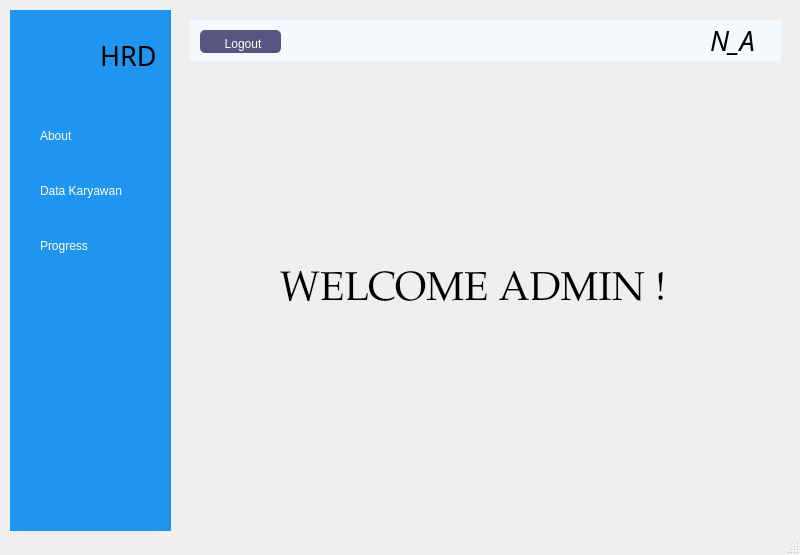
<?xml version="1.0" encoding="UTF-8"?>
<ui version="4.0">
 <class>MainWindow</class>
 <widget class="QMainWindow" name="MainWindow">
  <property name="geometry">
   <rect>
    <x>0</x>
    <y>0</y>
    <width>800</width>
    <height>555</height>
   </rect>
  </property>
  <property name="windowTitle">
   <string>MainWindow</string>
  </property>
  <property name="styleSheet">
   <string notr="true"/>
  </property>
  <widget class="QWidget" name="centralwidget">
   <widget class="QWidget" name="widget" native="true">
    <property name="geometry">
     <rect>
      <x>10</x>
      <y>10</y>
      <width>161</width>
      <height>521</height>
     </rect>
    </property>
    <property name="styleSheet">
     <string notr="true">QWidget{
	background-color:rgb(31, 149, 239);
	border:none;
}

QPushButton {
	color:white;
	text-align:left;
	height:30px;
	border:none;
	padding-left:10px;
	border-top-left-radius:10px;
	border-bottom-left-radius:10px;
}

QPushButton:checked {
	background-color: #F5FAFE;
	color:#1F95EF;
	font-weight:bold;
}</string>
    </property>
    <widget class="QLabel" name="label">
     <property name="geometry">
      <rect>
       <x>10</x>
       <y>10</y>
       <width>71</width>
       <height>71</height>
      </rect>
     </property>
     <property name="text">
      <string/>
     </property>
     <property name="pixmap">
      <pixmap>../../../asus/OneDrive/Gambar/UTS pak opan/OIP-removebg-preview.png</pixmap>
     </property>
     <property name="scaledContents">
      <bool>true</bool>
     </property>
    </widget>
    <widget class="QLabel" name="label_2">
     <property name="geometry">
      <rect>
       <x>90</x>
       <y>10</y>
       <width>81</width>
       <height>71</height>
      </rect>
     </property>
     <property name="font">
      <font>
       <family>OCR A Extended</family>
       <pointsize>20</pointsize>
      </font>
     </property>
     <property name="text">
      <string>HRD</string>
     </property>
    </widget>
    <widget class="QPushButton" name="pushButton">
     <property name="geometry">
      <rect>
       <x>20</x>
       <y>160</y>
       <width>141</width>
       <height>41</height>
      </rect>
     </property>
     <property name="text">
      <string>Data Karyawan</string>
     </property>
     <property name="icon">
      <iconset>
       <normaloff>../../../asus/OneDrive/Gambar/UTS pak opan/user-removebg-preview.png</normaloff>../../../asus/OneDrive/Gambar/UTS pak opan/user-removebg-preview.png</iconset>
     </property>
     <property name="checkable">
      <bool>true</bool>
     </property>
     <property name="autoExclusive">
      <bool>true</bool>
     </property>
    </widget>
    <widget class="QPushButton" name="pushButton_2">
     <property name="geometry">
      <rect>
       <x>20</x>
       <y>210</y>
       <width>141</width>
       <height>51</height>
      </rect>
     </property>
     <property name="text">
      <string>Progress</string>
     </property>
     <property name="icon">
      <iconset>
       <normaloff>../../../asus/OneDrive/Gambar/UTS pak opan/data-removebg-preview.png</normaloff>../../../asus/OneDrive/Gambar/UTS pak opan/data-removebg-preview.png</iconset>
     </property>
     <property name="checkable">
      <bool>true</bool>
     </property>
     <property name="autoExclusive">
      <bool>true</bool>
     </property>
    </widget>
    <widget class="QPushButton" name="pushButton_4">
     <property name="geometry">
      <rect>
       <x>-110</x>
       <y>110</y>
       <width>111</width>
       <height>31</height>
      </rect>
     </property>
     <property name="text">
      <string>PushButton</string>
     </property>
    </widget>
    <widget class="QPushButton" name="pushButton_5">
     <property name="geometry">
      <rect>
       <x>-120</x>
       <y>170</y>
       <width>121</width>
       <height>31</height>
      </rect>
     </property>
     <property name="text">
      <string>PushButton</string>
     </property>
    </widget>
    <widget class="QPushButton" name="pushButton_14">
     <property name="geometry">
      <rect>
       <x>20</x>
       <y>100</y>
       <width>141</width>
       <height>51</height>
      </rect>
     </property>
     <property name="text">
      <string>About</string>
     </property>
     <property name="icon">
      <iconset>
       <normaloff>../../../asus/OneDrive/Gambar/UTS pak opan/png-transparent-black-logo-computer-icons-information-symbol-information-miscellaneous-text-smiley-removebg-preview.png</normaloff>../../../asus/OneDrive/Gambar/UTS pak opan/png-transparent-black-logo-computer-icons-information-symbol-information-miscellaneous-text-smiley-removebg-preview.png</iconset>
     </property>
     <property name="checkable">
      <bool>true</bool>
     </property>
     <property name="autoExclusive">
      <bool>true</bool>
     </property>
    </widget>
   </widget>
   <widget class="QWidget" name="widget_2" native="true">
    <property name="geometry">
     <rect>
      <x>180</x>
      <y>10</y>
      <width>611</width>
      <height>521</height>
     </rect>
    </property>
    <property name="styleSheet">
     <string notr="true"/>
    </property>
    <widget class="QWidget" name="widget_3" native="true">
     <property name="geometry">
      <rect>
       <x>10</x>
       <y>10</y>
       <width>591</width>
       <height>41</height>
      </rect>
     </property>
     <property name="styleSheet">
      <string notr="true">background-color:rgb(245, 250, 254);</string>
     </property>
     <widget class="QPushButton" name="pushButton_3">
      <property name="geometry">
       <rect>
        <x>10</x>
        <y>10</y>
        <width>81</width>
        <height>23</height>
       </rect>
      </property>
      <property name="styleSheet">
       <string notr="true">background-color: qlinergradient(spread:pad, x1:0, y1:0, 505682, x2:1, y2:0.477, stop:0 rgba(11, 131, 120, 219), stop:1 rgba(85,98,112,226));
color : rgb(255, 255, 255);
border-radius:5px;

background-color: qlinergradient(spread:pad, x1:0, y1:0, 505682, x2:1, y2:0.477, stop:0 rgba(11, 123, 111, 219), stop:1 rgba(85,81,84,226));

padding-left:5px;
padding-top:5px;
background-color:rgba(85,85,127);
</string>
      </property>
      <property name="text">
       <string>Logout</string>
      </property>
      <property name="icon">
       <iconset>
        <normaloff>../../../asus/OneDrive/Gambar/UTS pak opan/shutdown-vector-icon-removebg-preview.png</normaloff>../../../asus/OneDrive/Gambar/UTS pak opan/shutdown-vector-icon-removebg-preview.png</iconset>
      </property>
      <property name="iconSize">
       <size>
        <width>30</width>
        <height>25</height>
       </size>
      </property>
      <property name="checkable">
       <bool>true</bool>
      </property>
     </widget>
     <widget class="QLabel" name="label_12">
      <property name="geometry">
       <rect>
        <x>520</x>
        <y>-10</y>
        <width>291</width>
        <height>61</height>
       </rect>
      </property>
      <property name="font">
       <font>
        <family>Palace Script MT</family>
        <pointsize>20</pointsize>
        <italic>true</italic>
       </font>
      </property>
      <property name="text">
       <string>N_A</string>
      </property>
     </widget>
    </widget>
    <widget class="QStackedWidget" name="stackedWidget">
     <property name="geometry">
      <rect>
       <x>0</x>
       <y>60</y>
       <width>601</width>
       <height>451</height>
      </rect>
     </property>
     <property name="currentIndex">
      <number>3</number>
     </property>
     <widget class="QWidget" name="page">
      <widget class="QLabel" name="label_3">
       <property name="geometry">
        <rect>
         <x>10</x>
         <y>10</y>
         <width>81</width>
         <height>31</height>
        </rect>
       </property>
       <property name="font">
        <font>
         <weight>50</weight>
         <bold>false</bold>
        </font>
       </property>
       <property name="text">
        <string>Nama</string>
       </property>
      </widget>
      <widget class="QLineEdit" name="lineEdit_3">
       <property name="geometry">
        <rect>
         <x>50</x>
         <y>30</y>
         <width>113</width>
         <height>20</height>
        </rect>
       </property>
       <property name="styleSheet">
        <string notr="true">background-color:rgba(0, 0, 0, 0);
border:1px solid rgba(0, 0, 0, 0);
border-bottom-color:rgba(46, 82, 101, 255);
color:rgba(255, 255, 255);
padding-bottom:7px;</string>
       </property>
       <property name="placeholderText">
        <string>Nama</string>
       </property>
      </widget>
      <widget class="QLabel" name="label_4">
       <property name="geometry">
        <rect>
         <x>10</x>
         <y>50</y>
         <width>81</width>
         <height>31</height>
        </rect>
       </property>
       <property name="font">
        <font>
         <weight>50</weight>
         <bold>false</bold>
        </font>
       </property>
       <property name="text">
        <string>Alamat</string>
       </property>
      </widget>
      <widget class="QLineEdit" name="lineEdit_2">
       <property name="geometry">
        <rect>
         <x>50</x>
         <y>70</y>
         <width>113</width>
         <height>20</height>
        </rect>
       </property>
       <property name="styleSheet">
        <string notr="true">background-color:rgba(0, 0, 0, 0);
border:1px solid rgba(0, 0, 0, 0);
border-bottom-color:rgba(46, 82, 101, 255);
color:rgba(255, 255, 255);
padding-bottom:7px;</string>
       </property>
       <property name="placeholderText">
        <string>Alamat</string>
       </property>
      </widget>
      <widget class="QTableWidget" name="tableWidget">
       <property name="geometry">
        <rect>
         <x>10</x>
         <y>140</y>
         <width>581</width>
         <height>311</height>
        </rect>
       </property>
       <property name="font">
        <font>
         <weight>50</weight>
         <bold>false</bold>
        </font>
       </property>
       <property name="autoFillBackground">
        <bool>false</bool>
       </property>
       <property name="styleSheet">
        <string notr="true">backgorund-color:black;</string>
       </property>
       <column>
        <property name="text">
         <string>id</string>
        </property>
       </column>
       <column>
        <property name="text">
         <string>Nama</string>
        </property>
       </column>
       <column>
        <property name="text">
         <string>Alamat</string>
        </property>
       </column>
       <column>
        <property name="text">
         <string>Jenis_Kelamin</string>
        </property>
       </column>
       <column>
        <property name="text">
         <string>Jabatan</string>
        </property>
       </column>
       <column>
        <property name="text">
         <string>Status</string>
        </property>
       </column>
      </widget>
      <widget class="QLabel" name="label_6">
       <property name="geometry">
        <rect>
         <x>180</x>
         <y>10</y>
         <width>81</width>
         <height>31</height>
        </rect>
       </property>
       <property name="text">
        <string>Jenis_Kelamin</string>
       </property>
      </widget>
      <widget class="QComboBox" name="comboBox_2">
       <property name="geometry">
        <rect>
         <x>260</x>
         <y>30</y>
         <width>111</width>
         <height>21</height>
        </rect>
       </property>
       <property name="styleSheet">
        <string notr="true"/>
       </property>
       <item>
        <property name="text">
         <string>Laki-Laki</string>
        </property>
       </item>
       <item>
        <property name="text">
         <string>Perempuan</string>
        </property>
       </item>
      </widget>
      <widget class="QLabel" name="label_7">
       <property name="geometry">
        <rect>
         <x>390</x>
         <y>10</y>
         <width>81</width>
         <height>31</height>
        </rect>
       </property>
       <property name="text">
        <string>Jabatan</string>
       </property>
      </widget>
      <widget class="QComboBox" name="comboBox_3">
       <property name="geometry">
        <rect>
         <x>440</x>
         <y>30</y>
         <width>111</width>
         <height>21</height>
        </rect>
       </property>
       <item>
        <property name="text">
         <string>Operator Produksi</string>
        </property>
       </item>
       <item>
        <property name="text">
         <string>Leader Produksi</string>
        </property>
       </item>
       <item>
        <property name="text">
         <string>Administrasi</string>
        </property>
       </item>
       <item>
        <property name="text">
         <string>Front Office</string>
        </property>
       </item>
       <item>
        <property name="text">
         <string>IT Support</string>
        </property>
       </item>
       <item>
        <property name="text">
         <string>Admin IT</string>
        </property>
       </item>
       <item>
        <property name="text">
         <string>Gudang</string>
        </property>
       </item>
       <item>
        <property name="text">
         <string/>
        </property>
       </item>
      </widget>
      <widget class="QLabel" name="label_8">
       <property name="geometry">
        <rect>
         <x>180</x>
         <y>50</y>
         <width>81</width>
         <height>31</height>
        </rect>
       </property>
       <property name="text">
        <string>Status</string>
       </property>
      </widget>
      <widget class="QComboBox" name="comboBox_4">
       <property name="geometry">
        <rect>
         <x>260</x>
         <y>70</y>
         <width>111</width>
         <height>21</height>
        </rect>
       </property>
       <item>
        <property name="text">
         <string>Menikah</string>
        </property>
       </item>
       <item>
        <property name="text">
         <string>Lajang</string>
        </property>
       </item>
       <item>
        <property name="text">
         <string>Cerai</string>
        </property>
       </item>
      </widget>
      <widget class="QPushButton" name="pushButton_7">
       <property name="geometry">
        <rect>
         <x>10</x>
         <y>110</y>
         <width>91</width>
         <height>23</height>
        </rect>
       </property>
       <property name="font">
        <font>
         <weight>50</weight>
         <bold>false</bold>
        </font>
       </property>
       <property name="styleSheet">
        <string notr="true">background-color: qlinergradient(spread:pad, x1:0, y1:0, 505682, x2:1, y2:0.477, stop:0 rgba(11, 131, 120, 219), stop:1 rgba(85,98,112,226));
color : rgb(255, 255, 255);
border-radius:5px;

background-color: qlinergradient(spread:pad, x1:0, y1:0, 505682, x2:1, y2:0.477, stop:0 rgba(11, 123, 111, 219), stop:1 rgba(85,81,84,226));

padding-left:5px;
padding-top:5px;
background-color:rgba(150, 123, 111, 255);
</string>
       </property>
       <property name="text">
        <string>Tambahkan</string>
       </property>
       <property name="icon">
        <iconset>
         <normaloff>../../../asus/OneDrive/Gambar/UTS pak opan/tambah-removebg-preview.png</normaloff>../../../asus/OneDrive/Gambar/UTS pak opan/tambah-removebg-preview.png</iconset>
       </property>
      </widget>
      <widget class="QPushButton" name="pushButton_8">
       <property name="geometry">
        <rect>
         <x>110</x>
         <y>110</y>
         <width>91</width>
         <height>23</height>
        </rect>
       </property>
       <property name="font">
        <font>
         <weight>50</weight>
         <bold>false</bold>
        </font>
       </property>
       <property name="styleSheet">
        <string notr="true">background-color: qlinergradient(spread:pad, x1:0, y1:0, 505682, x2:1, y2:0.477, stop:0 rgba(11, 131, 120, 219), stop:1 rgba(85,98,112,226));
color : rgb(255, 255, 255);
border-radius:5px;

background-color: qlinergradient(spread:pad, x1:0, y1:0, 505682, x2:1, y2:0.477, stop:0 rgba(11, 123, 111, 219), stop:1 rgba(85,81,84,226));

padding-left:5px;
padding-top:5px;
background-color:rgba(150, 123, 111, 255);
</string>
       </property>
       <property name="text">
        <string>Edit</string>
       </property>
       <property name="icon">
        <iconset>
         <normaloff>../../../asus/OneDrive/Gambar/UTS pak opan/edit-removebg-preview.png</normaloff>../../../asus/OneDrive/Gambar/UTS pak opan/edit-removebg-preview.png</iconset>
       </property>
      </widget>
      <widget class="QPushButton" name="pushButton_9">
       <property name="geometry">
        <rect>
         <x>210</x>
         <y>110</y>
         <width>101</width>
         <height>23</height>
        </rect>
       </property>
       <property name="styleSheet">
        <string notr="true">background-color: qlinergradient(spread:pad, x1:0, y1:0, 505682, x2:1, y2:0.477, stop:0 rgba(11, 131, 120, 219), stop:1 rgba(85,98,112,226));
color : rgb(255, 255, 255);
border-radius:5px;

background-color: qlinergradient(spread:pad, x1:0, y1:0, 505682, x2:1, y2:0.477, stop:0 rgba(11, 123, 111, 219), stop:1 rgba(85,81,84,226));

padding-left:5px;
padding-top:5px;
background-color:red;
</string>
       </property>
       <property name="text">
        <string>Hapus</string>
       </property>
       <property name="icon">
        <iconset>
         <normaloff>../../../asus/OneDrive/Gambar/UTS pak opan/sampah-removebg-preview.png</normaloff>../../../asus/OneDrive/Gambar/UTS pak opan/sampah-removebg-preview.png</iconset>
       </property>
      </widget>
      <widget class="QLabel" name="label_9">
       <property name="geometry">
        <rect>
         <x>0</x>
         <y>-10</y>
         <width>601</width>
         <height>601</height>
        </rect>
       </property>
       <property name="font">
        <font>
         <family>OCR A Extended</family>
         <pointsize>20</pointsize>
        </font>
       </property>
       <property name="styleSheet">
        <string notr="true">background-color: qlinergradient(spread:pad, x1:0, y1:0, 505682, x2:1, y2:0.477, stop:0 rgba(11, 131, 120, 219), stop:1 rgba(85,98,112,226));
color : rgb(255, 255, 255);
border-radius:5px;

background-color: qlinergradient(spread:pad, x1:0, y1:0, 505682, x2:1, y2:0.477, stop:0 rgba(11, 123, 111, 219), stop:1 rgba(85,81,84,226));

padding-left:5px;
padding-top:5px;
background-color:rgba(85,85,127);
</string>
       </property>
       <property name="text">
        <string/>
       </property>
      </widget>
      <widget class="Line" name="line">
       <property name="geometry">
        <rect>
         <x>10</x>
         <y>90</y>
         <width>581</width>
         <height>20</height>
        </rect>
       </property>
       <property name="orientation">
        <enum>Qt::Horizontal</enum>
       </property>
      </widget>
      <zorder>label_9</zorder>
      <zorder>label_3</zorder>
      <zorder>lineEdit_3</zorder>
      <zorder>label_4</zorder>
      <zorder>lineEdit_2</zorder>
      <zorder>tableWidget</zorder>
      <zorder>label_6</zorder>
      <zorder>comboBox_2</zorder>
      <zorder>label_7</zorder>
      <zorder>comboBox_3</zorder>
      <zorder>label_8</zorder>
      <zorder>comboBox_4</zorder>
      <zorder>pushButton_7</zorder>
      <zorder>pushButton_8</zorder>
      <zorder>pushButton_9</zorder>
      <zorder>line</zorder>
     </widget>
     <widget class="QWidget" name="page_5">
      <widget class="QLabel" name="label_19">
       <property name="geometry">
        <rect>
         <x>10</x>
         <y>-10</y>
         <width>591</width>
         <height>601</height>
        </rect>
       </property>
       <property name="font">
        <font>
         <family>OCR A Extended</family>
         <pointsize>20</pointsize>
        </font>
       </property>
       <property name="styleSheet">
        <string notr="true">background-color: qlinergradient(spread:pad, x1:0, y1:0, 505682, x2:1, y2:0.477, stop:0 rgba(11, 131, 120, 219), stop:1 rgba(85,98,112,226));
color : rgb(255, 255, 255);
border-radius:5px;

background-color: qlinergradient(spread:pad, x1:0, y1:0, 505682, x2:1, y2:0.477, stop:0 rgba(11, 123, 111, 219), stop:1 rgba(85,81,84,226));

padding-left:5px;
padding-top:5px;
background-color:rgba(85,85,127);
</string>
       </property>
       <property name="text">
        <string/>
       </property>
      </widget>
      <widget class="QComboBox" name="comboBox">
       <property name="geometry">
        <rect>
         <x>290</x>
         <y>30</y>
         <width>181</width>
         <height>31</height>
        </rect>
       </property>
       <item>
        <property name="text">
         <string>2021</string>
        </property>
       </item>
       <item>
        <property name="text">
         <string>2022</string>
        </property>
       </item>
       <item>
        <property name="text">
         <string>2023</string>
        </property>
       </item>
       <item>
        <property name="text">
         <string>2024</string>
        </property>
       </item>
      </widget>
      <widget class="QLabel" name="label_5">
       <property name="geometry">
        <rect>
         <x>20</x>
         <y>0</y>
         <width>231</width>
         <height>81</height>
        </rect>
       </property>
       <property name="font">
        <font>
         <pointsize>15</pointsize>
        </font>
       </property>
       <property name="text">
        <string>PROGRESS DARI TAHUN</string>
       </property>
      </widget>
      <widget class="QFrame" name="frame_4">
       <property name="geometry">
        <rect>
         <x>10</x>
         <y>70</y>
         <width>571</width>
         <height>341</height>
        </rect>
       </property>
       <property name="frameShape">
        <enum>QFrame::StyledPanel</enum>
       </property>
       <property name="frameShadow">
        <enum>QFrame::Raised</enum>
       </property>
      </widget>
      <widget class="QPushButton" name="pushButton_6">
       <property name="geometry">
        <rect>
         <x>20</x>
         <y>420</y>
         <width>561</width>
         <height>31</height>
        </rect>
       </property>
       <property name="text">
        <string>Lihat</string>
       </property>
      </widget>
      <zorder>label_19</zorder>
      <zorder>comboBox</zorder>
      <zorder>label_5</zorder>
      <zorder>pushButton_6</zorder>
      <zorder>frame_4</zorder>
     </widget>
     <widget class="QWidget" name="page_6">
      <property name="styleSheet">
       <string notr="true"/>
      </property>
      <widget class="QLabel" name="label_11">
       <property name="geometry">
        <rect>
         <x>10</x>
         <y>0</y>
         <width>591</width>
         <height>531</height>
        </rect>
       </property>
       <property name="font">
        <font>
         <family>OCR A Extended</family>
         <pointsize>20</pointsize>
        </font>
       </property>
       <property name="text">
        <string/>
       </property>
       <property name="pixmap">
        <pixmap>../../../asus/OneDrive/Gambar/UTS pak opan/Screenshot__16_-removebg-preview.png</pixmap>
       </property>
       <property name="scaledContents">
        <bool>true</bool>
       </property>
      </widget>
     </widget>
     <widget class="QWidget" name="page_2">
      <widget class="QLabel" name="label_21">
       <property name="geometry">
        <rect>
         <x>100</x>
         <y>120</y>
         <width>461</width>
         <height>201</height>
        </rect>
       </property>
       <property name="font">
        <font>
         <family>Palatino Linotype</family>
         <pointsize>30</pointsize>
        </font>
       </property>
       <property name="text">
        <string>WELCOME ADMIN !</string>
       </property>
      </widget>
     </widget>
    </widget>
   </widget>
  </widget>
  <widget class="QStatusBar" name="statusbar"/>
 </widget>
 <resources/>
 <connections>
  <connection>
   <sender>pushButton_3</sender>
   <signal>toggled(bool)</signal>
   <receiver>MainWindow</receiver>
   <slot>close()</slot>
   <hints>
    <hint type="sourcelabel">
     <x>229</x>
     <y>39</y>
    </hint>
    <hint type="destinationlabel">
     <x>229</x>
     <y>-23</y>
    </hint>
   </hints>
  </connection>
  <connection>
   <sender>pushButton</sender>
   <signal>toggled(bool)</signal>
   <receiver>pushButton_4</receiver>
   <slot>setChecked(bool)</slot>
   <hints>
    <hint type="sourcelabel">
     <x>97</x>
     <y>139</y>
    </hint>
    <hint type="destinationlabel">
     <x>15</x>
     <y>140</y>
    </hint>
   </hints>
  </connection>
  <connection>
   <sender>pushButton_4</sender>
   <signal>toggled(bool)</signal>
   <receiver>pushButton</receiver>
   <slot>setChecked(bool)</slot>
   <hints>
    <hint type="sourcelabel">
     <x>25</x>
     <y>123</y>
    </hint>
    <hint type="destinationlabel">
     <x>62</x>
     <y>125</y>
    </hint>
   </hints>
  </connection>
  <connection>
   <sender>pushButton_2</sender>
   <signal>toggled(bool)</signal>
   <receiver>pushButton_5</receiver>
   <slot>setChecked(bool)</slot>
   <hints>
    <hint type="sourcelabel">
     <x>136</x>
     <y>192</y>
    </hint>
    <hint type="destinationlabel">
     <x>15</x>
     <y>206</y>
    </hint>
   </hints>
  </connection>
  <connection>
   <sender>pushButton_5</sender>
   <signal>toggled(bool)</signal>
   <receiver>pushButton_2</receiver>
   <slot>setChecked(bool)</slot>
   <hints>
    <hint type="sourcelabel">
     <x>20</x>
     <y>186</y>
    </hint>
    <hint type="destinationlabel">
     <x>70</x>
     <y>188</y>
    </hint>
   </hints>
  </connection>
 </connections>
</ui>
